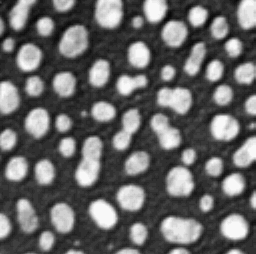
//> input picture Blobs.png, 256 x 254 px
$ ./stdfilt Blobs.png   (built with g++ and OpenCV 4)
//> lines starting //> are read from the running program, lines starting //| are printed output that depends on the picture
/*
	stdfilt implementation
	-----------------------
	#reads the img
	#verifies if the img is gray scale. If not converts it to grayscale
	#prompts user for kernel size
	#pads input image with extra pixels using BORDER_REFLECTION_101 as mentioned on matlab website
	#itterates through all the pixels and populates dst img with local standard deviation values

	computing std-deviation
	-----------------------
	# variance = (mean of suares) - (square of mean);
	#ex: data={1,2} mean of squares = 5/2 = 2.5 and square of mean = 1.5^2 = 2.25 and hence variance = 2.5 - 2.25 = 0.25
	#std-deviation = sqrt(variance)
*/

/*
	compilation
	-----------
	g++ `pkg-config --cflags opencv` stdfilt.cpp `pkg-config --libs opencv` -o stdfilt

	execution
	---------
	./stdfilt  <img_name>
*/

/*
	contact
	-------
	Name  : S.K.Bharath
	Institute : IITM
	email : bharath111996@gmail.com
	ph no : 9840487311
*/

#include <iostream>
#include "opencv2/highgui/highgui.hpp"
#include "opencv2/imgproc/imgproc.hpp"
#include <stdio.h>

using namespace cv;
using namespace std;

Mat  dst;

void stdfilt(Mat src, int SIZE=3){
		Mat _src;
		dst.create( src.size(), CV_32F );

		//extra pixels to be added
		int pad = (SIZE - 1) /2;
		//pad input image with extra pixels
		copyMakeBorder(src , _src , pad, pad , pad , pad ,BORDER_REFLECT_101);
		//itterate through all the pixels
		for(int i = pad ; i < _src.rows-pad ; i++){
			for(int j =pad ; j < _src.cols-pad ; j++){
				float sum = 0, square_sum = 0;
				//itterate through neighbouring pixels
				for(int k = i - pad ; k < i + pad ; k++){
					float* _srcdata = (float*)(_src.data + k*_src.step);
					for(int l = j - pad ; l < j + pad ; l++){
						sum += _srcdata[l];
						square_sum+=_srcdata[l] * _srcdata[l];
					}
				}
				//computing std-deviation
				float area = SIZE*SIZE;
				dst.at<float>(i-pad,j-pad) = sqrt((square_sum/area)-(sum/area)*(sum/area));
			}
		}

}

int getSize(){
	int SIZE;
	//SIZE OF KERNEL should be even
	do{
		printf("enter the kernel size for std deviation filter.Should be an odd number\n");
		scanf("%d" , &SIZE);
	}while(SIZE  % 2 != 1);

	return SIZE;
}

int main(int argc, char** argv){
	//read the image and convert it to grayscale if it is a 3-chanel image
	Mat src = imread(argv[1] , CV_LOAD_IMAGE_GRAYSCALE);
//> src is the input picture: 254 rows x 256 cols, CV_8UC1; min 8, max 248, mean 103.3

	//if source is not loaded properly
	if(src.empty()){
		printf("img could not be loaded\n");
		exit(1);
	}

	//get kernel size from command line
	int SIZE = getSize();
//> the loop in getSize, `do` made 1 pass; the answer given on pass 1: 3

	//apply std deviation filter
	stdfilt(src , SIZE);
//> in stdfilt, `copyMakeBorder(src , _src , pad, pad , pad , pad ,BORDER_REFLECT_101);`:
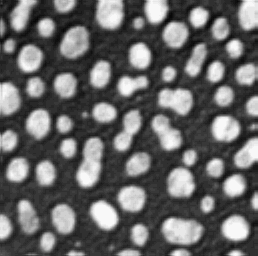
//> _src: 256 rows x 258 cols, CV_8UC1; min 8, max 248, mean 103.3
//> after the loop in stdfilt, `for(int i = pad ; i < _src.rows-pad ; i++)`:
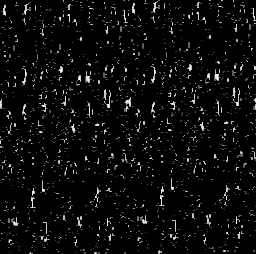
//> dst: 254 rows x 256 cols, CV_32FC1; 28.94% of the values are NaN or infinite; the others: min 0, max 9.93e+14, mean 6.05e+13; drawn with min black, max white, NaN and infinite black

	//displaying input and output images
	imshow("input" , src);
	imshow("output" , dst);

	printf("press esc to exit\n");
	while(1){
		char c = waitKey(10);
//> the Esc key is pressed
		if(c == 27) break;
	}

	return 0;
}
